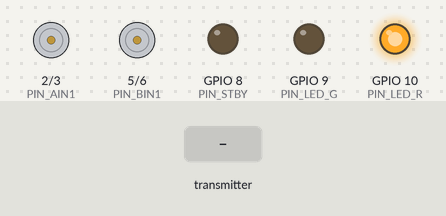
The sketch below on a simulated ESP32-C3. On the bench: motor-driver pin pairs drawn as motors (green arrow = first pin HIGH = forward, orange = second pin HIGH = backward, longer = more drive, scaled by the enable pin, stopped while the standby pin is LOW), output pins drawn as LEDs (lit = HIGH). The inputs (shaded band) are chosen by the test bench. What the sketch prints to the serial monitor is not drawn.

Above: at 1.2 s.
1.3 s: the transmitter starts sending LY = 1024
At 2.4 s:
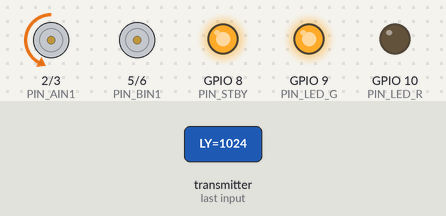
2.8 s: the transmitter starts sending RY = 1024
At 3.5 s:
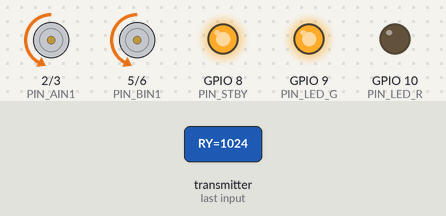
4.3 s: the transmitter starts sending LY = 0
At 4.7 s:
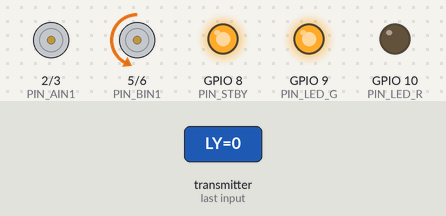
5.8 s: the transmitter starts sending RY = 2048
At 7.0 s:
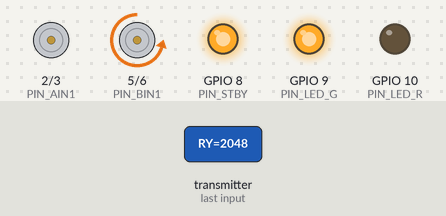
7.3 s: the transmitter starts sending LY = 2048
At 8.1 s:
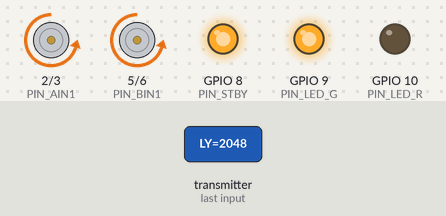
8.8 s: the transmitter starts sending RY = 0
At 9.3 s:
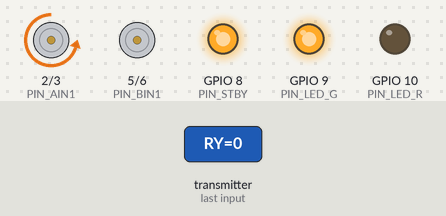
Timing chart, 0 to 11.3 s (numbered marks = the images above; inputs shaded):
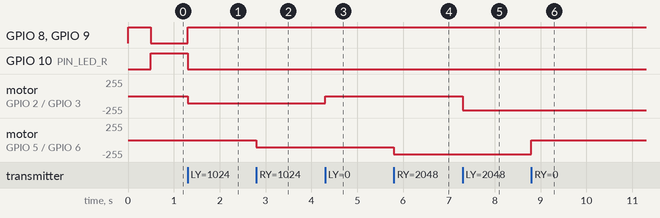

Measured:
- after the input at 1.3 s, GPIO 8 (PIN_STBY), GPIO 9 (PIN_LED_G): LOW → HIGH at once; GPIO 10 (PIN_LED_R): HIGH → LOW at once; motor on GPIO 2 (PIN_AIN1) / GPIO 3 (PIN_AIN2): stopped → backward 108/255 at once
- after the input at 2.8 s, motor on GPIO 5 (PIN_BIN1) / GPIO 6 (PIN_BIN2): stopped → backward 108/255 at once
- after the input at 4.3 s, motor on GPIO 2 (PIN_AIN1) / GPIO 3 (PIN_AIN2): backward 108/255 → stopped at once
- after the input at 5.8 s, motor on GPIO 5 (PIN_BIN1) / GPIO 6 (PIN_BIN2): backward 108/255 → backward 216/255 at once
- after the input at 7.3 s, motor on GPIO 2 (PIN_AIN1) / GPIO 3 (PIN_AIN2): stopped → backward 216/255 at once
- after the input at 8.8 s, motor on GPIO 5 (PIN_BIN1) / GPIO 6 (PIN_BIN2): backward 216/255 → stopped at once

The sketch:

ESP_Controller_Rx_v0.4.1.ino
```cpp
/*
 * ============================================================
 *  URC RX v0.5 — Combat Robot Driver
 *  Board  : ESP32-C3 Mini
 *  Core   : ESP32 Arduino Core 3.x
 *  Radio  : ESP-NOW receiver
 *  Drive  : TB6612FNG + 2x N20 3V DC motors (tank drive)
 *  Power  : 3.7V LiPo
 * ============================================================
 *
 *  ┌─────────────────────────────────────────────────────────┐
 *  │                   WIRING DIAGRAM                        │
 *  ├─────────────────────────────────────────────────────────┤
 *  │                                                         │
 *  │  ── TB6612FNG MOTOR DRIVER ────────────────────────     │
 *  │  AIN1  → GPIO 2   (left  motor direction bit A)        │
 *  │  AIN2  → GPIO 3   (left  motor direction bit B)        │
 *  │  PWMA  → GPIO 4   (left  motor speed — LEDC PWM)       │
 *  │  BIN1  → GPIO 5   (right motor direction bit A)        │
 *  │  BIN2  → GPIO 6   (right motor direction bit B)        │
 *  │  PWMB  → GPIO 7   (right motor speed — LEDC PWM)       │
 *  │  STBY  → GPIO 8   (HIGH=driver enabled, LOW=standby)   │
 *  │  VCC   → 3.3V     (logic supply)                       │
 *  │  GND   → GND                                           │
 *  │  VM    → LiPo+    (motor supply — 3.7V direct)         │
 *  │                                                         │
 *  │  ── MOTORS ────────────────────────────────────────     │
 *  │  Left  N20 → AO1, AO2 on TB6612FNG                     │
 *  │  Right N20 → BO1, BO2 on TB6612FNG                     │
 *  │  If a motor spins the wrong direction, swap its two     │
 *  │  output wires (AO1↔AO2 or BO1↔BO2)                     │
 *  │                                                         │
 *  │  ── STATUS LEDs ───────────────────────────────────     │
 *  │  Green LED anode → GPIO 9  → 220Ω resistor → GND      │
 *  │  Red   LED anode → GPIO 10 → 220Ω resistor → GND      │
 *  │                                                         │
 *  │  ── POWER ─────────────────────────────────────────     │
 *  │  LiPo+ → TB6612FNG VM  (motor rail)                    │
 *  │  LiPo+ → 3.3V regulator → ESP32-C3 3V3 pin            │
 *  │  LiPo- → GND (common ground with everything)           │
 *  │                                                         │
 *  │  ── NOTE ON N20 3V MOTORS AT 3.7V ─────────────────    │
 *  │  N20s will run slightly over their rated voltage.       │
 *  │  They handle it fine for combat use. Avoid running      │
 *  │  at 100% PWM continuously — use 85–90% max if you      │
 *  │  want to protect motor longevity.                       │
 *  └─────────────────────────────────────────────────────────┘
 *
 *  ── FIRST TIME SETUP ──────────────────────────────────────
 *  1. Flash this file to the ESP32-C3 Mini
 *  2. Open Serial Monitor (115200 baud)
 *  3. Copy the MAC address printed on boot
 *  4. Paste it into RX_MAC[] in the TX file
 *  5. Flash the TX file to the 30-pin ESP32
 *
 *  ── TANK DRIVE MAPPING ────────────────────────────────────
 *  LY (left  stick Y) → left  motor speed & direction
 *  RY (right stick Y) → right motor speed & direction
 *  Stick forward (LY negative) → motor forward
 *  Stick back    (LY positive) → motor reverse
 *  Mixed LY/RY = turns, spins, differential steering
 *
 *  ── BUTTON HOOKUP POINTS ──────────────────────────────────
 *  data.LB = left  push button on TX
 *  data.RB = right push button on TX
 *  data.LS = left  stick click on TX
 *  data.RS = right stick click on TX
 *  All four are received every packet — wire + uncomment
 *  whichever action you want in the BUTTON HOOKUP section.
 * ============================================================
 */

#include <Arduino.h>
#include <WiFi.h>
#include <esp_now.h>

// ╔══════════════════════════════════════════════════════════╗
// ║              PIN DEFINITIONS — TB6612FNG                ║
// ╚══════════════════════════════════════════════════════════╝

// ── Left motor (TB6612FNG channel A) ───────────────────────
#define PIN_AIN1  2    // direction bit A
#define PIN_AIN2  3    // direction bit B
#define PIN_PWMA  4    // PWM speed — LEDC channel 0

// ── Right motor (TB6612FNG channel B) ──────────────────────
#define PIN_BIN1  5    // direction bit A
#define PIN_BIN2  6    // direction bit B
#define PIN_PWMB  7    // PWM speed — LEDC channel 1

// ── TB6612FNG standby ──────────────────────────────────────
#define PIN_STBY  8    // HIGH = driver active │ LOW = standby (coasting)

// ── Status LEDs ────────────────────────────────────────────
#define PIN_LED_G 9    // Green → link active
#define PIN_LED_R 10   // Red   → no link / waiting

// ╔══════════════════════════════════════════════════════════╗
// ║                     CONFIGURATION                       ║
// ╚══════════════════════════════════════════════════════════╝
#define ACK_TIMEOUT_MS  500    // ms without packet → link lost, motors stop

// PWM config — 20kHz puts switching noise above hearing range
// 8-bit resolution → 0–255 duty cycle values
#define PWM_FREQ   20000
#define PWM_RES    8

// Motor speed cap — protects N20 3V motors running on 3.7V
// 255 = full voltage, 217 ≈ 85% duty ≈ ~3.1V effective
// Set to 255 to remove the cap entirely
#define MAX_PWM    217

// ╔══════════════════════════════════════════════════════════╗
// ║                   CONTROLLER DATA STRUCT                ║
// ║   Must be byte-identical to TX — do not change          ║
// ╚══════════════════════════════════════════════════════════╝
typedef struct {
  int  LX, LY;   // Left  stick axes — range: -2047 .. +2047
  int  RX, RY;   // Right stick axes — range: -2047 .. +2047
  bool LS, RS;   // Stick clicks     — true = pressed
  bool LB, RB;   // Push buttons     — true = pressed
} ControllerData;

ControllerData data;

// ╔══════════════════════════════════════════════════════════╗
// ║               BUTTON OUTPUT PIN EXAMPLES                ║
// ║  Define output pins here when you decide what to wire.  ║
// ║  Uncomment the ones you use.                            ║
// ╚══════════════════════════════════════════════════════════╝
// #define PIN_LB_OUT  1    // e.g. LED strip, relay, beeper
// #define PIN_RB_OUT  0    // e.g. servo signal, LED, buzzer
// #define PIN_LS_OUT  20   // e.g. weapon trigger, light
// #define PIN_RS_OUT  21   // e.g. full-stop latch, alarm

// ╔══════════════════════════════════════════════════════════╗
// ║                       GLOBALS                           ║
// ╚══════════════════════════════════════════════════════════╝
volatile bool          newPacket = false;
volatile unsigned long lastRx    = 0;
bool                   connected = false;

// ╔══════════════════════════════════════════════════════════╗
// ║            ESP-NOW RECEIVE CALLBACK (Core 3.x)          ║
// ║                                                         ║
// ║  Core 2.x: const uint8_t *mac, const uint8_t *data     ║
// ║  Core 3.x: const esp_now_recv_info_t *info  ←          ║
// ╚══════════════════════════════════════════════════════════╝
void onDataRecv(const esp_now_recv_info_t *info,
                const uint8_t *inData, int len) {
  if (len == sizeof(ControllerData)) {
    memcpy(&data, inData, sizeof(data));
    newPacket = true;
    lastRx    = millis();
  }
}

// ╔══════════════════════════════════════════════════════════╗
// ║                     MOTOR DRIVER                        ║
// ╚══════════════════════════════════════════════════════════╝

/*
 * driveMotor()
 * Sets direction and PWM speed for one motor channel.
 *
 * isLeft = true  → channel A (AIN1, AIN2, PWMA)
 * isLeft = false → channel B (BIN1, BIN2, PWMB)
 * speed  = -2047..+2047  (negative = reverse, 0 = coast)
 *
 * TB6612FNG truth table:
 *   IN1=H IN2=L → forward
 *   IN1=L IN2=H → reverse
 *   IN1=L IN2=L → coast  (both LOW)
 *   IN1=H IN2=H → brake  (both HIGH) ← swap coast lines to use
 */
void driveMotor(bool isLeft, int speed) {
  int ain1 = isLeft ? PIN_AIN1 : PIN_BIN1;
  int ain2 = isLeft ? PIN_AIN2 : PIN_BIN2;
  int pwmP = isLeft ? PIN_PWMA : PIN_PWMB;

  // Map |speed| 0–2047 → 0–MAX_PWM duty
  int pwm = map(abs(speed), 0, 2047, 0, MAX_PWM);
  pwm = constrain(pwm, 0, MAX_PWM);

  if (speed > 0) {
    digitalWrite(ain1, HIGH);
    digitalWrite(ain2, LOW);
  } else if (speed < 0) {
    digitalWrite(ain1, LOW);
    digitalWrite(ain2, HIGH);
  } else {
    // Coast — change both to HIGH for active brake instead
    digitalWrite(ain1, LOW);
    digitalWrite(ain2, LOW);
    pwm = 0;
  }
  ledcWrite(pwmP, pwm);
}

/*
 * stopMotors()
 * Coasts both motors to a stop. Called on link loss.
 * Also sets STBY low via the watchdog — belt-and-suspenders.
 */
void stopMotors() {
  driveMotor(true,  0);
  driveMotor(false, 0);
}

// ╔══════════════════════════════════════════════════════════╗
// ║                         SETUP                           ║
// ╚══════════════════════════════════════════════════════════╝
void setup() {
  Serial.begin(115200);

  // ── Motor direction pins ──────────────────────────────────
  pinMode(PIN_AIN1, OUTPUT);
  pinMode(PIN_AIN2, OUTPUT);
  pinMode(PIN_BIN1, OUTPUT);
  pinMode(PIN_BIN2, OUTPUT);
  pinMode(PIN_STBY, OUTPUT);
  digitalWrite(PIN_STBY, LOW);    // driver disabled until link established

  // ── LEDC PWM — ESP32 Arduino Core 3.x API ─────────────────
  // Core 3.x: ledcAttach(pin, freq, resolution) — no channel numbers
  // Core 2.x: ledcSetup(ch, freq, res) + ledcAttachPin(pin, ch)
  ledcAttach(PIN_PWMA, PWM_FREQ, PWM_RES);
  ledcAttach(PIN_PWMB, PWM_FREQ, PWM_RES);
  ledcWrite(PIN_PWMA, 0);
  ledcWrite(PIN_PWMB, 0);

  // ── Status LEDs ───────────────────────────────────────────
  pinMode(PIN_LED_G, OUTPUT);
  pinMode(PIN_LED_R, OUTPUT);
  digitalWrite(PIN_LED_R, HIGH);  // red on = waiting for link
  digitalWrite(PIN_LED_G, LOW);

  // ── Button output pins ────────────────────────────────────
  // Uncomment whichever you wire up
  // pinMode(PIN_LB_OUT, OUTPUT);
  // pinMode(PIN_RB_OUT, OUTPUT);
  // pinMode(PIN_LS_OUT, OUTPUT);
  // pinMode(PIN_RS_OUT, OUTPUT);

  // ── ESP-NOW init ──────────────────────────────────────────
  WiFi.mode(WIFI_STA);

  // Print MAC address — copy this into RX_MAC[] on the TX side
  Serial.print("RX MAC: ");
  Serial.println(WiFi.macAddress());

  if (esp_now_init() != ESP_OK) {
    Serial.println("ESP-NOW init failed");
    // Blink red rapidly to signal fault
    while (1) {
      digitalWrite(PIN_LED_R, !digitalRead(PIN_LED_R));
      delay(150);
    }
  }

  // Register receive callback — Core 3.x signature
  esp_now_register_recv_cb(onDataRecv);

  Serial.println("RX ready — waiting for controller...");
}

// ╔══════════════════════════════════════════════════════════╗
// ║                          LOOP                           ║
// ╚══════════════════════════════════════════════════════════╝
void loop() {
  unsigned long now = millis();

  // ── Connection watchdog ──────────────────────────────────
  // If no packet arrives within ACK_TIMEOUT_MS → link lost.
  // Motors stop and STBY pulls the driver into standby.
  bool wasConnected = connected;
  connected = (now - lastRx < ACK_TIMEOUT_MS);

  if (connected != wasConnected) {
    digitalWrite(PIN_LED_G, connected ? HIGH : LOW);
    digitalWrite(PIN_LED_R, connected ? LOW  : HIGH);
    digitalWrite(PIN_STBY,  connected ? HIGH : LOW);
    if (!connected) stopMotors();
    Serial.println(connected ? "Link UP" : "Link LOST — motors stopped");
  }

  // ── Process incoming packet ──────────────────────────────
  if (newPacket && connected) {
    newPacket = false;

    // ── Tank drive ────────────────────────────────────────
    // LY → left motor │ RY → right motor
    // Negated: stick pushed forward (negative LY) → forward motion
    // Swap the negate sign if a motor runs backwards
    driveMotor(true,  -data.LY);   // left  motor
    driveMotor(false, -data.RY);   // right motor

    // ╔══════════════════════════════════════════════════════╗
    // ║              BUTTON HOOKUP POINTS                   ║
    // ║                                                     ║
    // ║  Four signals arrive every packet:                  ║
    // ║    data.LB  — left  push button on TX               ║
    // ║    data.RB  — right push button on TX               ║
    // ║    data.LS  — left  stick click on TX               ║
    // ║    data.RS  — right stick click on TX               ║
    // ║                                                     ║
    // ║  Wire your output to a free GPIO on the C3 mini,    ║
    // ║  define its PIN above, then uncomment the block.    ║
    // ╚══════════════════════════════════════════════════════╝

    // ── LB: e.g. toggle relay, LED strip, beeper ──────────
    // digitalWrite(PIN_LB_OUT, data.LB ? HIGH : LOW);

    // ── RB: e.g. trigger buzzer, fire a servo pulse ───────
    // digitalWrite(PIN_RB_OUT, data.RB ? HIGH : LOW);

    // ── LS (left stick click): e.g. spin in place ─────────
    // Overrides tank drive while held — rotate on the spot
    // if (data.LS) {
    //   driveMotor(true,   900);   // left  forward
    //   driveMotor(false, -900);   // right reverse → CW spin
    // }

    // ── RS (right stick click): e.g. emergency full stop ──
    // if (data.RS) {
    //   driveMotor(true,  0);
    //   driveMotor(false, 0);
    // }

    // ── Combined example: LB+RB together = turbo mode ─────
    // if (data.LB && data.RB) {
    //   // temporarily override MAX_PWM cap — use with caution
    //   ledcWrite(PIN_PWMA, 255);
    //   ledcWrite(PIN_PWMB, 255);
    // }
  }
}
```
